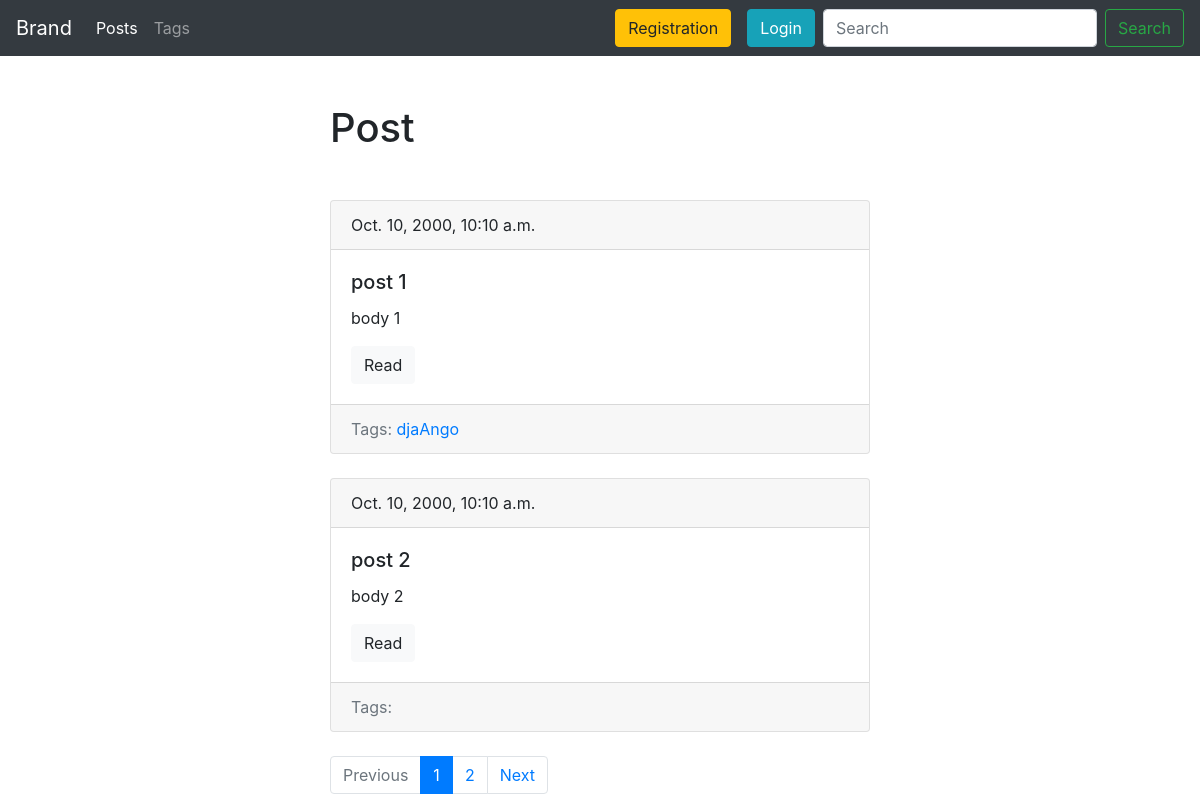
Page /blog/ on the earlier database version.
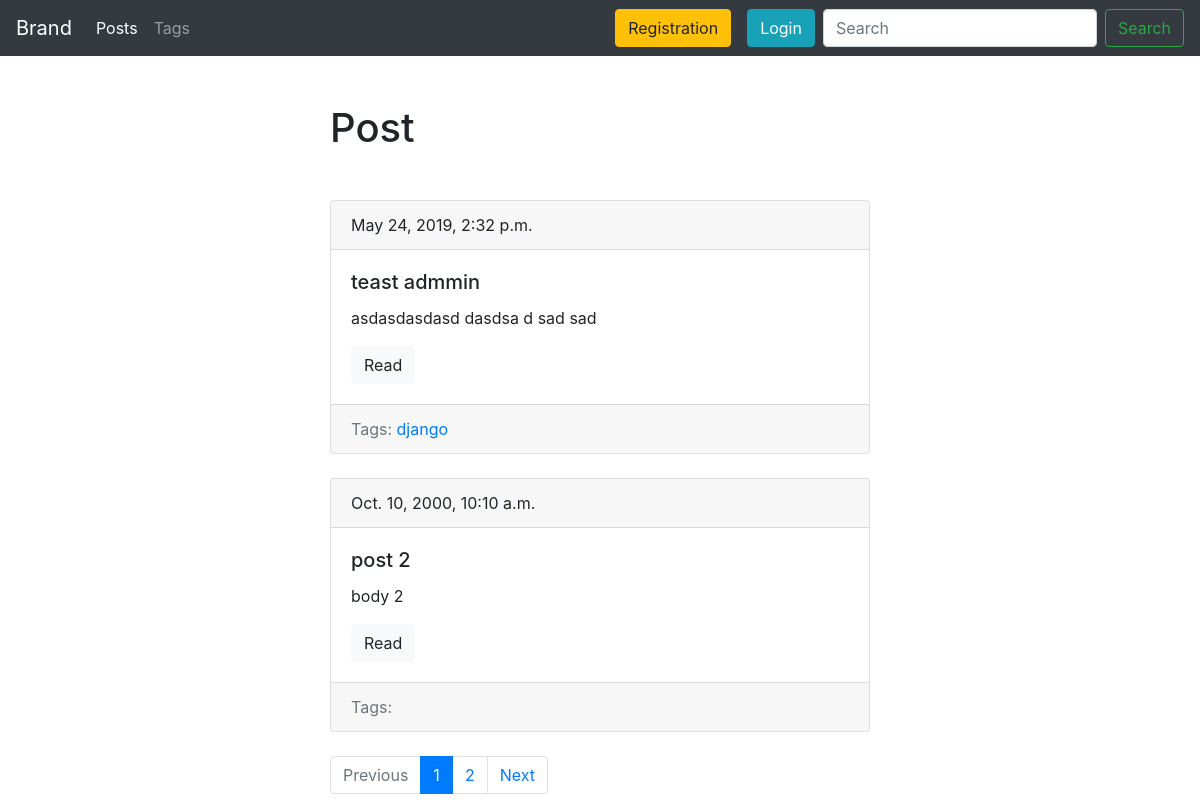
Same page on the later database version.
### blog/models.py (models this page shows, shortened)
class Post(models.Model):
    id = models.AutoField(auto_created=True, primary_key=True, serialize=False, verbose_name='ID')
    title = models.CharField(max_length=50, db_index=True)
    slug = models.SlugField(max_length=50, blank=True, unique=True)
    body = models.TextField(blank=True, db_index=True)
    tags = models.ManyToManyField('Tag', blank=True, related_name='posts')
    date_pub = models.DateTimeField(auto_now_add=False)
    def get_absolute_url(self):
        return reverse("post_detail_url", kwargs={"slug": self.slug})
    class Meta:
        ordering = ['-date_pub']

class Tag(models.Model):
    id = models.AutoField(auto_created=True, primary_key=True, serialize=False, verbose_name='ID')
    title = models.CharField(max_length=50)
    slug = models.SlugField(max_length=50, unique=True)
    def get_absolute_url(self):
        return reverse("tag_detail_url", kwargs={"slug": self.slug})
    class Meta:
        ordering = ['title']

### blog/views.py (the view)
# urls.py: path('', posts_list, name='posts_list_url'),
def posts_list(request):
    search_query = request.GET.get('search', '')
    if search_query:
        posts = Post.objects.filter(Q(title__icontains=search_query) | Q(body__icontains=search_query))
    else:
        posts = Post.objects.all()
    paginator = Paginator(posts, 2)
    page_number = request.GET.get('page', 1)
    page = paginator.get_page(page_number)
    is_paginated = page.has_other_pages()
    if page.has_previous():
        prev_url = '?page={}'.format(page.previous_page_number())
    else:
        prev_url = ''
    if page.has_next():
        next_url = '?page={}'.format(page.next_page_number())
    else:
        next_url = ''
    context = {
        'page_object': page,
        'is_paginated': is_paginated,
        'next_url': next_url,
        'prev_url': prev_url
    }
    return render(request, 'blog/index.html', context=context)

### blog/templates/blog/index.html (shortened to what this page needs)
{% extends 'blog/base_blog.html' %}
{% block content %}
    <h1 class="mb-5">Post</h1>
    {% for post in page_object.object_list %}
        {% include 'blog/includes/post_cart_template.html' %}
    {% endfor %}
{% endblock %}

### blog/templates/blog/includes/post_cart_template.html
<div class="card mb-4">
    <div class="card-header">
        {{ post.date_pub }}
    </div>
    <div class="card-body">
        <h5 class="card-title">{{ post.title }}</h5>
        <p class="card-text">{{ post.body|truncatewords:15 }}</p>
        <a href="{{ post.get_absolute_url }}" class="btn btn-light">Read</a>
    </div>
    <div class="card-footer text-muted">
        Tags:
        {% for tag in post.tags.all %}
            <a href="{{tag.get_absolute_url}}">{{tag.title}}</a>
        {% endfor %}
    </div>
</div>

Differences in the rows shown:
removed Post: date_pub "Oct. 10, 2000, 10:10 a.m.", title "post 1", body "body 1"
no longer on this page (row unchanged): Tag: title "djaAngo", shown under "Oct. 10, 2000, 10:10 a.m."
added Post: date_pub "May 24, 2019, 2:32 p.m.", title "teast admmin", body "asdasdasdasd dasdsa d sad sad"
now on this page (row unchanged): Tag: title "django", shown under "May 24, 2019, 2:32 p.m."
